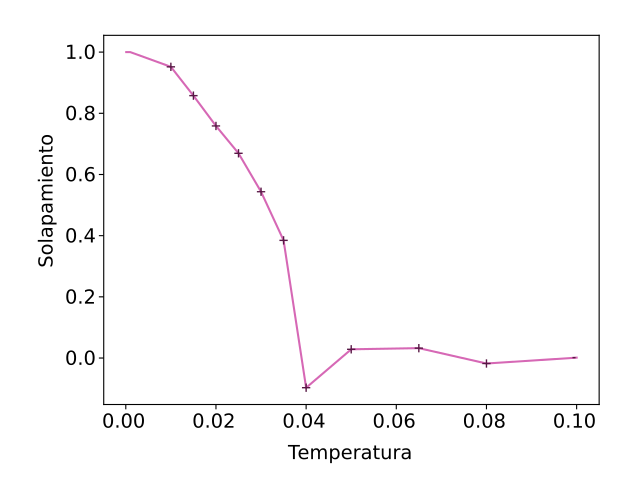

Recreate this plot in Python.
import matplotlib.pyplot as plt
import numpy as np
 

x, y= np.loadtxt('Solapamiento.dat', unpack=True)

plt.plot(x,y,"-",color='#d668b5')
plt.plot(x,y,"+",color='#581845')


 
plt.xlabel('Temperatura')
plt.ylabel('Solapamiento')
plt.show()
